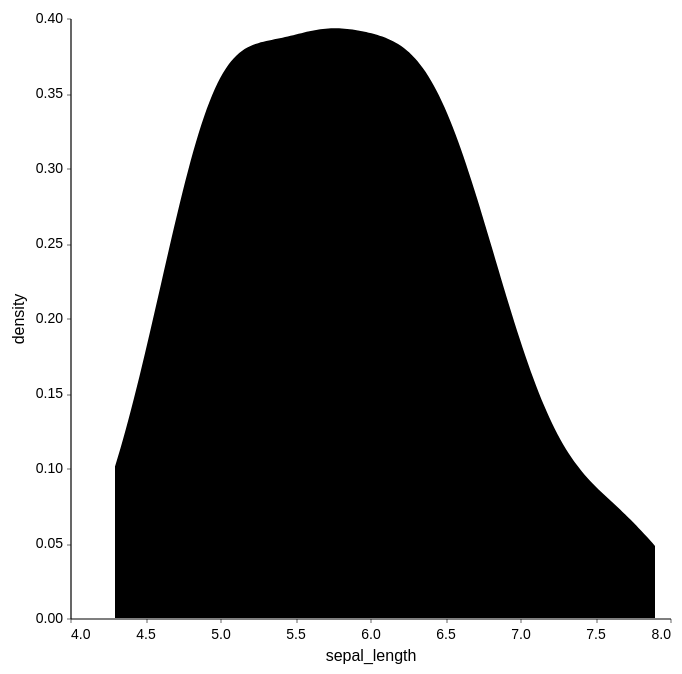

Notebook source saved alongside this figure:
### Code cell
# alt.Chart(df).transform_density('sepal_length',as_=['sepal_length','density']).mark_area(color='black').encode(x='sepal_length:Q',y='density:Q')

### Figure 1 — Vega-Lite specification as saved in the notebook (floating-point values rounded to 4 significant figures; data arrays with more than 128 entries replaced by an {"elided": "..."} marker saying what was removed)
{"config": {"font": "Helvetica", "view": {"strokeWidth": 0}, "axis": {"grid": false, "domainColor": "black", "domainWidth": 0.6, "tickColor": "black", "tickSize": 2, "tickWidth": 0.3, "labelFontWeight": "normal", "titleFontWeight": "normal", "labelFontSize": 7, "titleFontSize": 8}, "range": {"category": {"scheme": "set1"}}, "legend": {"labelFontWeight": "normal", "titleFontWeight": "normal", "labelFontSize": 7, "titleFontSize": 8, "symbolOpacity": 1, "symbolStrokeWidth": 0}}, "data": {"name": "data-a4bd480ea976f54878a155ce12ba18ce"}, "mark": {"type": "area", "color": "black"}, "encoding": {"x": {"field": "sepal_length", "type": "quantitative"}, "y": {"field": "density", "type": "quantitative"}}, "transform": [{"density": "sepal_length", "as": ["sepal_length", "density"]}], "$schema": "https://vega.github.io/schema/vega-lite/v4.17.0.json", "datasets": {"data-a4bd480ea976f54878a155ce12ba18ce": {"elided": "150 records"}}}
